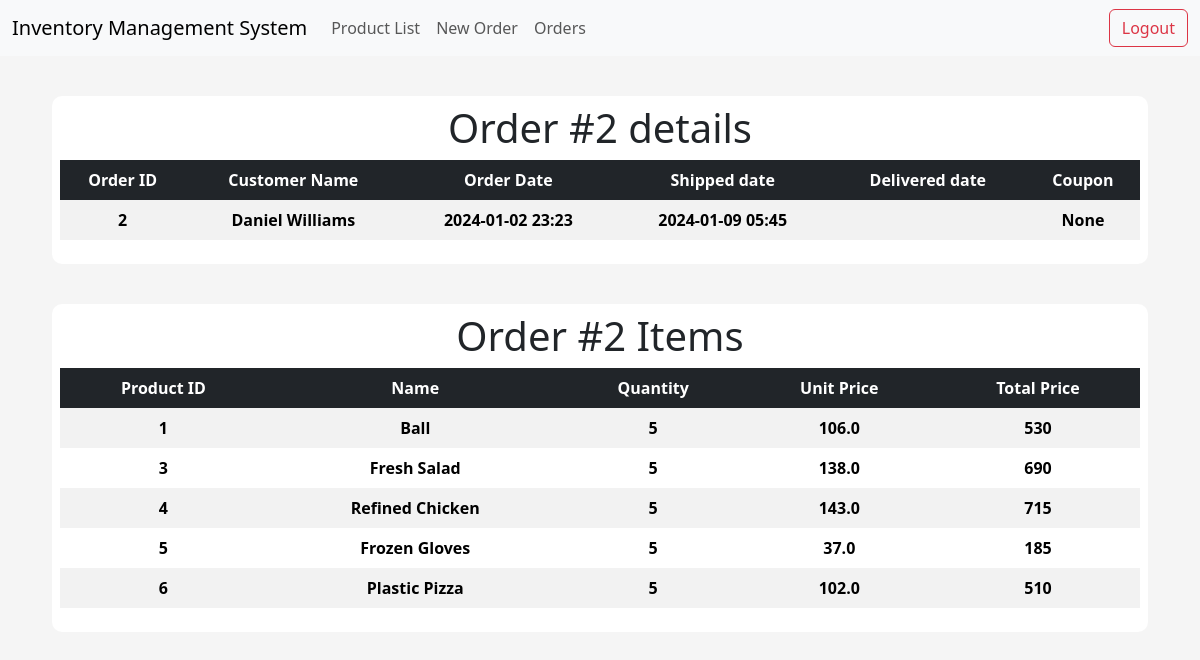
Screenshot of /order/2/details with the database file from the repository.
### app/models/tables.py (models this page shows, shortened)
class Order(db.Model):
    __tablename__ = "order"
    id = db.Column(db.Integer, primary_key=True)
    order_date = db.Column(db.DateTime, default=datetime.utcnow(), nullable=False)
    shipped_date = db.Column(db.DateTime)
    delivered_date = db.Column(db.DateTime)
    coupon_code = db.Column(db.String(50))
    customer_id = db.Column(db.Integer, db.ForeignKey("customer.id"), nullable=False)
    order_items = db.relationship("OrderItem", backref="order")

class Customer(db.Model):
    __tablename__ = "customer"
    id = db.Column(db.Integer, primary_key=True)
    first_name = db.Column(db.String(50), nullable=False)
    last_name = db.Column(db.String(50), nullable=False)
    address = db.Column(db.String(500), nullable=False)
    postcode = db.Column(db.String(50), nullable=False)
    email = db.Column(db.String(50), nullable=False, unique=True)
    orders = db.relationship("Order", backref="customer")

class Product(db.Model):
    __tablename__ = "product"
    id = db.Column(db.Integer, primary_key=True)
    name = db.Column(db.String(50), nullable=False, unique=True)
    price = db.Column(db.Float, nullable=False)
    quantity_available = db.Column(db.Integer)

class OrderItem(db.Model):
    __tablename__ = "order_item"
    order_id = db.Column(db.Integer, db.ForeignKey("order.id"), primary_key=True)
    item_id = db.Column(db.Integer, db.ForeignKey("product.id"), primary_key=True)
    quantity = db.Column(db.Integer, nullable=False)
    total_price = db.Column(db.Integer, nullable=False)

### app/controllers/default.py (the view)
@app.route("/order/<id>/details")
def order_details(id):
    order_items = OrderItem.query.filter_by(order_id=id).all()
    order = Order.query.get(id)
    customer = Customer.query.get(id)
    product_names = [Product.query.get(item.item_id).name for item in order_items]
    products_for_order = {
        item.item_id: Product.query.get(item.item_id) for item in order_items
    }
    return render_template(
        "order_details.html",
        id=id,
        order=order,
        order_items=order_items,
        customer=customer,
        product_names=product_names,
        products_for_order=products_for_order,
        zip=zip,
    )

### app/templates/order_details.html (shortened to what this page needs)
{% extends "index.html" %}
{% block body %}
<div class="content-section">
    <div class="title">
        <h1>Order #{{order.id}} details</h1>
    </div>
    <table class="table table-striped table-borderless table-hover text-center">
        <thead class="table-dark table-sm">
            <tr>
                <th scope="col">Order ID</th>
                <th scope="col">Customer Name</th>
                <th scope="col">Order Date</th>
                <th scope="col">Shipped date</th>
                <th scope="col">Delivered date</th>
                <th scope="col">Coupon</th>
            </tr>
        </thead>
        <tbody>
                <tr>
                    <th scope="row">{{ id }}</th>
                    <th scope="row">{{ customer.first_name }} {{ customer.last_name }}</th>
                    <th scope="row">
                        {% if order.order_date %}
                            {{ order.order_date.strftime('%Y-%m-%d %H:%M') }}
                        {% endif %}
                    </th>
                    <th scope="row">
                        {% if order.shipped_date %}
                            {{ order.shipped_date.strftime('%Y-%m-%d %H:%M') }}
                        {% endif %}
                    </th>
                    <th scope="row">
                    <th scope="row">{{ order.coupon_code }}</th>
                </tr>
        </tbody>
    </table>
</div>
<div class="content-section">
    <div class="title">
        <h1>Order #{{order.id}} Items</h1>
    </div>
    <table class="table table-striped table-borderless table-hover text-center">
        <thead class="table-dark table-sm">
            <tr>
                <th scope="col">Product ID</th>
                <th scope="col">Name</th>
                <th scope="col">Quantity</th>
                <th scope="col">Unit Price</th>
                <th scope="col">Total Price</th>
            </tr>
        </thead>
        <tbody>
            {% for product, product_name in zip(order_items, product_names) %}
            {% set product_obj = products_for_order.get(product.item_id) %}
                <tr>
                    <th scope="row">{{ product.item_id }}</th>
                    <th scope="row">{{ product_name }}</th>
                    <th scope="row">{{ product.quantity }}</th>
                    <th scope="row">{{ product_obj.price }}</th>
                    <th scope="row">{{ product.total_price }}</th>
                </tr>
            {% endfor %}
        </tbody>
    </table>
</div>
{% endblock body %}

### app/static/css/main.css (style rules this page uses)
body { background-color: rgb(245, 245, 245); }
.content-section { background: #fff; margin: 40px; padding: 0.5rem 0.5rem; border-radius: 10px; }
.title h1 { text-align: center; align-items: center; }

### rows the page displays
Order: id "2", order_date "2024-01-02 23:23", shipped_date "2024-01-09 05:45", coupon_code "None"
Customer: first_name "Daniel", last_name "Williams"
Product: item_id "1", name "Ball", quantity "5", price "106.0", total_price "530"
Product: item_id "3", name "Fresh Salad", quantity "5", price "138.0", total_price "690"
Product: item_id "4", name "Refined Chicken", quantity "5", price "143.0", total_price "715"
Product: item_id "5", name "Frozen Gloves", quantity "5", price "37.0", total_price "185"
Product: item_id "6", name "Plastic Pizza", quantity "5", price "102.0", total_price "510"

### other values shown
{{ id }} "2"
